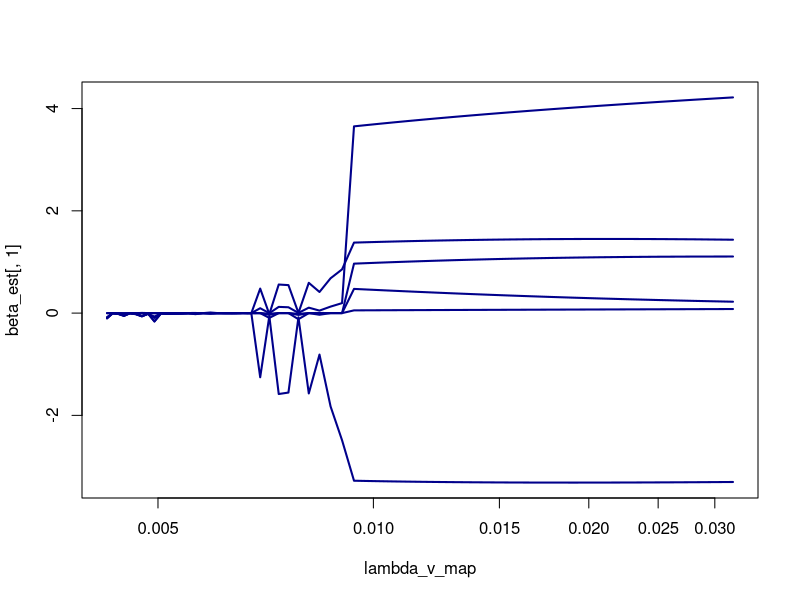

The R script that drew this image:
set.seed(124)
n <- 1e2
beta_true <- c(1, 5, -3, 0, 0, 1)
sigma <- 1
p <- length(beta_true)

X <- matrix(rnorm(n * p), ncol = p)
Y <- X %*% beta_true + rnorm(n, sd = sigma)

beta_q_est <- function(beta, x, y, q, lambda) {
  svdX <- svd(X)
  U <- svdX$u
  D <- svdX$d
  V <- svdX$v
  
  Dstar <- diag((D/(D^2 + lambda * q / 2 * abs(beta)^(q - 2))))
  
  sum((beta - V %*% Dstar %*% t(U) %*% Y)^2)
}

q <- 1
lambda_v <- seq(20, 150, length.out = 50)
beta_est <- matrix(nrow = length(lambda_v), ncol = p)

for (i in 1:length(lambda_v)) {
  lambda <- lambda_v[i]
  beta_est[i,] <- optim(rep(1, p), function(b) beta_q_est(b, x = X, y = Y, q = q, lambda = lambda), 
                        method = "CG")$par
}

lambda_v_map <- -2/pi * atan(lambda_v) + 1

plot(beta_est[,1] ~ lambda_v_map, type = 'l', ylim = c(min(beta_est), max(beta_est)),
     lwd = 2, col = 'darkblue', log = 'x')
for (j in 2:ncol(beta_est))
  lines(beta_est[,j] ~ lambda_v_map, col = 'darkblue', lwd = 2)


#round(beta_test, 4) - beta_true
#round(beta_test, 4)










